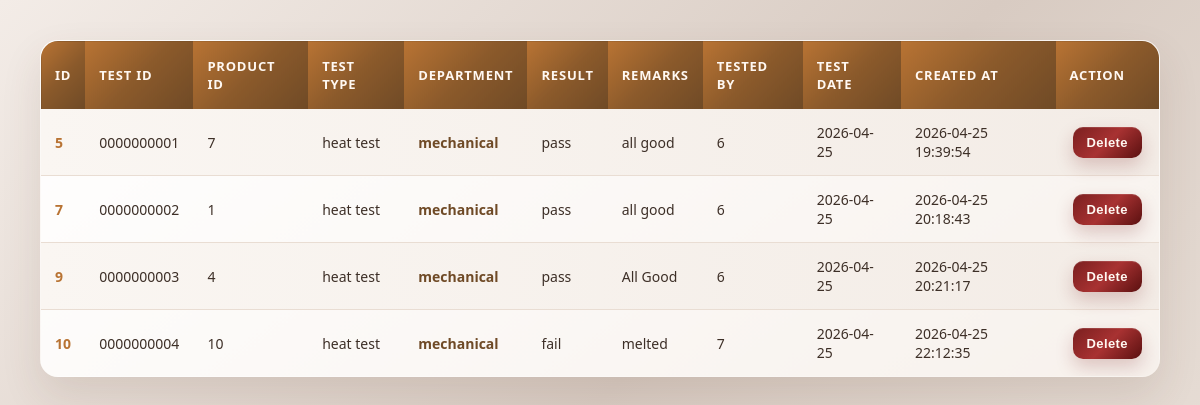
/tests/list.php (signed in), run on the app's committed database.
### tables this page shows
CREATE TABLE `tests` (
  `id` int(11) NOT NULL,
  `test_id` varchar(12) NOT NULL,
  `product_ref` int(11) NOT NULL,
  `test_type` varchar(100) NOT NULL,
  `department` varchar(100) DEFAULT NULL,
  `result` varchar(20) DEFAULT NULL,
  `remarks` text DEFAULT NULL,
  `tested_by` int(11) DEFAULT NULL,
  `test_date` date DEFAULT NULL,
  `created_at` timestamp NOT NULL DEFAULT current_timestamp()
);

### tests/list.php (the view, shortened to what this page needs)
<?php
include "../lab-system/db.php";
$query = "SELECT * FROM tests";
$result = mysqli_query($conn, $query);
?>
<!DOCTYPE html>
<html lang="en">
<head>
</head>
<body>
    <table>
        <tr>
            <th>ID</th>
            <th>Test ID</th>
            <th>Product ID</th>
            <th>Test Type</th>
            <th>Department</th>
            <th>Result</th>
            <th>Remarks</th>
            <th>Tested By</th>
            <th>Test Date</th>
            <th>Created At</th>
            <th>Action</th>
        </tr>
        <?php
        while($row = mysqli_fetch_assoc($result)){
        ?>
            <tr>
                <td><?php echo $row['id']; ?></td>
                <td><?php echo $row['test_id']; ?></td>
                <td><?php echo $row['product_ref']; ?></td>
                <td><?php echo $row['test_type']; ?></td>
                <td><?php echo $row['department']; ?></td>
                <td><?php echo $row['result']; ?></td>
                <td><?php echo $row['remarks']; ?></td>
                <td><?php echo $row['tested_by']; ?></td>
                <td><?php echo $row['test_date']; ?></td>
                <td><?php echo $row['created_at']; ?></td>
                <td><a href="delete.php?id=<?php echo $row['id']; ?>"><button>Delete</button></a></td>
            </tr>
        <?php
        }
        ?>
    </table>
</body>
</html>

### tests/list.php (style rules this page uses)
* { margin:0; padding:0; box-sizing:border-box; }
body { font-family:'Segoe UI', sans-serif; background:linear-gradient(135deg,#f3ece7,#d8cbc2,#eee6df); min-height:100vh; padding:40px; color:#2f241e; }
table { width:100%; border-collapse:collapse; background:linear-gradient(145deg,#ffffff,#f7f1ec); border-radius:18px; overflow:hidden; border:1px solid rgba(184,115,51,0.18); box-shadow: 0 18px 40px rgba(90,60,40,0.12), inset 0 1px 0 rgba(255,255,255,0.8); animation:rise 0.55s ease; }
table th { background:linear-gradient(135deg,#b87333,#8b5a2b,#6f4a26); color:#fff8f2; padding:16px 14px; text-align:left; font-size:13px; font-weight:700; text-transform:uppercase; letter-spacing:0.8px; }
table td { padding:14px; font-size:14px; color:#3d2f27; border-bottom:1px solid #e9ddd3; transition:0.25s; }
table tr:nth-child(even) { background:linear-gradient(90deg,#faf6f2,#f3ece6); }
table td:nth-child(1) { color:#b87333; font-weight:700; }
table td:nth-child(5) { font-weight:600; color:#6f4a26; }
td a { text-decoration:none; }
td a button { padding:8px 14px; margin:3px; border:none; border-radius:10px; font-size:13px; font-weight:700; letter-spacing:0.4px; cursor:pointer; color:#fff8f2; transition:0.25s; box-shadow:0 6px 14px rgba(90,60,40,0.10); }
td a:nth-child(1) button { background:linear-gradient(135deg,#b87333,#8b5a2b,#6f4a26); }
td a:nth-child(1) button { background:linear-gradient(135deg,#7a1f1f,#a83232,#5a1010); box-shadow: 0 8px 18px rgba(122,31,31,0.22), inset 0 1px 0 rgba(255,255,255,0.12); }
table tr:last-child td { border-bottom:none; }

### data on the page
tests: id "5", test "0000000001", product_ref "7", test_type "heat test", department "mechanical", result "pass", remarks "all good", tested_by "6", test_date "2026-04-25", created_at "2026-04-25 19:39:54"
tests: id "7", test "0000000002", product_ref "1", test_type "heat test", department "mechanical", result "pass", remarks "all good", tested_by "6", test_date "2026-04-25", created_at "2026-04-25 20:18:43"
tests: id "9", test "0000000003", product_ref "4", test_type "heat test", department "mechanical", result "pass", remarks "All Good", tested_by "6", test_date "2026-04-25", created_at "2026-04-25 20:21:17"
tests: id "10", test "0000000004", product_ref "10", test_type "heat test", department "mechanical", result "fail", remarks "melted", tested_by "7", test_date "2026-04-25", created_at "2026-04-25 22:12:35"
